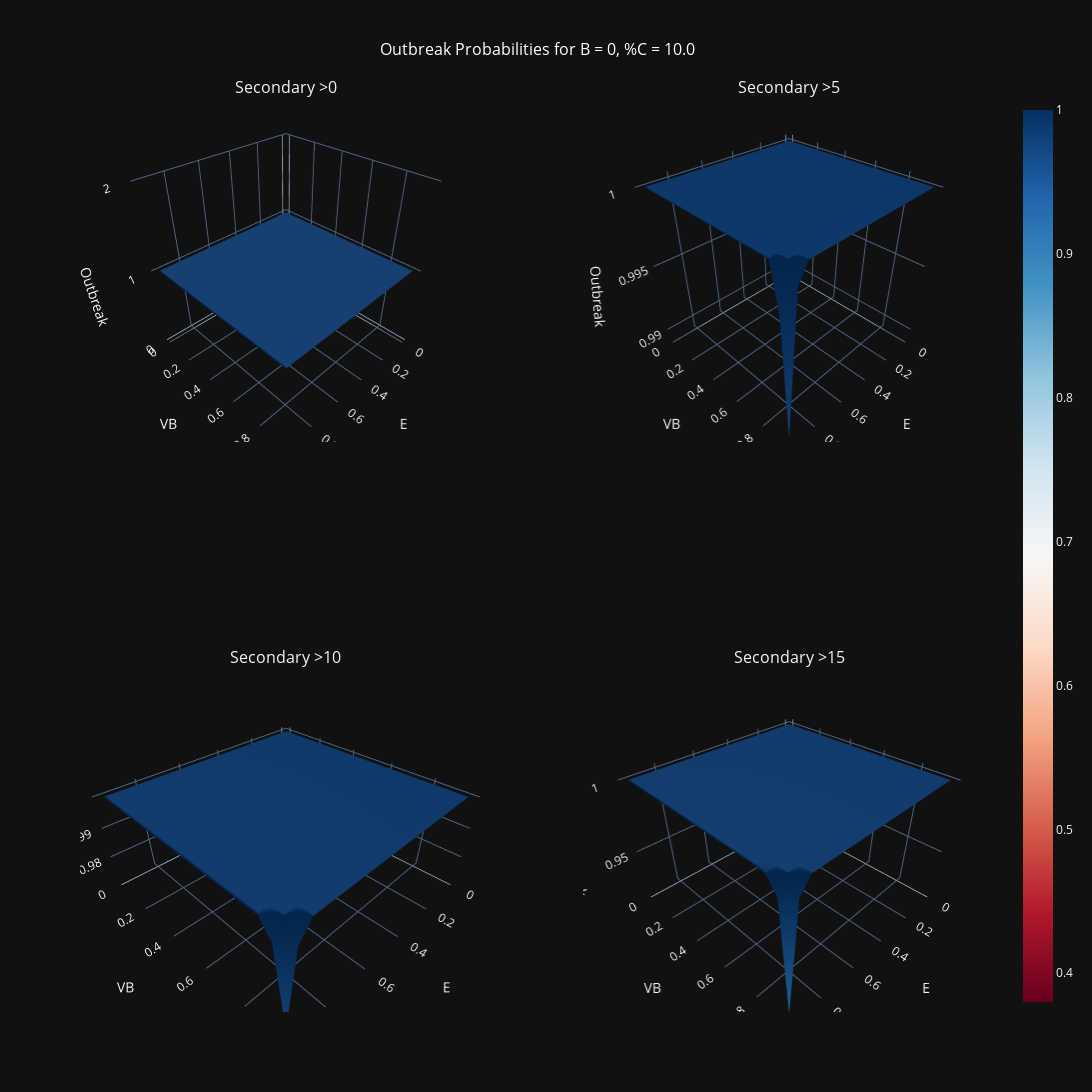

Write notebook code for a chart like this one.
### Code cell
#Outbreak plots
xvals = E
yvals = VB
xlabel = "E"
ylabel = "VB"
filename = "D:/Wholehouse_Simulations/Seed_0_C_10_Outbreak.png"

outbreak(xvals, yvals, xlabel, ylabel, filename)

### Figure 1 — Plotly figure (JSON) as saved in the notebook; plotly's stock layout.template omitted (floating-point values rounded to 4 significant figures; data arrays with more than 128 entries replaced by an {"elided": "..."} marker saying what was removed)
{"data": [{"colorscale": [[0, "rgb(103,0,31)"], [0.1, "rgb(178,24,43)"], [0.2, "rgb(214,96,77)"], [0.3, "rgb(244,165,130)"], [0.4, "rgb(253,219,199)"], [0.5, "rgb(247,247,247)"], [0.6, "rgb(209,229,240)"], [0.7, "rgb(146,197,222)"], [0.8, "rgb(67,147,195)"], [0.9, "rgb(33,102,172)"], [1, "rgb(5,48,97)"]], "scene": "scene", "showscale": false, "type": "surface", "x": [0, 0.05, 0.1, 0.15, 0.2, 0.25, 0.3, 0.35, 0.4, 0.45, 0.5, 0.55, 0.6, 0.65, 0.7, 0.75, 0.8, 0.85, 0.9, 0.95], "y": [0, 0.05, 0.1, 0.15, 0.2, 0.25, 0.3, 0.35, 0.4, 0.45, 0.5, 0.55, 0.6, 0.65, 0.7, 0.75, 0.8, 0.85, 0.9, 0.95, 1], "z": {"elided": "20x21 float values"}}, {"colorscale": [[0, "rgb(103,0,31)"], [0.1, "rgb(178,24,43)"], [0.2, "rgb(214,96,77)"], [0.3, "rgb(244,165,130)"], [0.4, "rgb(253,219,199)"], [0.5, "rgb(247,247,247)"], [0.6, "rgb(209,229,240)"], [0.7, "rgb(146,197,222)"], [0.8, "rgb(67,147,195)"], [0.9, "rgb(33,102,172)"], [1, "rgb(5,48,97)"]], "scene": "scene2", "showscale": false, "type": "surface", "x": [0, 0.05, 0.1, 0.15, 0.2, 0.25, 0.3, 0.35, 0.4, 0.45, 0.5, 0.55, 0.6, 0.65, 0.7, 0.75, 0.8, 0.85, 0.9, 0.95], "y": [0, 0.05, 0.1, 0.15, 0.2, 0.25, 0.3, 0.35, 0.4, 0.45, 0.5, 0.55, 0.6, 0.65, 0.7, 0.75, 0.8, 0.85, 0.9, 0.95, 1], "z": {"elided": "20x21 float values"}}, {"colorscale": [[0, "rgb(103,0,31)"], [0.1, "rgb(178,24,43)"], [0.2, "rgb(214,96,77)"], [0.3, "rgb(244,165,130)"], [0.4, "rgb(253,219,199)"], [0.5, "rgb(247,247,247)"], [0.6, "rgb(209,229,240)"], [0.7, "rgb(146,197,222)"], [0.8, "rgb(67,147,195)"], [0.9, "rgb(33,102,172)"], [1, "rgb(5,48,97)"]], "scene": "scene3", "showscale": false, "type": "surface", "x": [0, 0.05, 0.1, 0.15, 0.2, 0.25, 0.3, 0.35, 0.4, 0.45, 0.5, 0.55, 0.6, 0.65, 0.7, 0.75, 0.8, 0.85, 0.9, 0.95], "y": [0, 0.05, 0.1, 0.15, 0.2, 0.25, 0.3, 0.35, 0.4, 0.45, 0.5, 0.55, 0.6, 0.65, 0.7, 0.75, 0.8, 0.85, 0.9, 0.95, 1], "z": {"elided": "20x21 float values"}}, {"colorscale": [[0, "rgb(103,0,31)"], [0.1, "rgb(178,24,43)"], [0.2, "rgb(214,96,77)"], [0.3, "rgb(244,165,130)"], [0.4, "rgb(253,219,199)"], [0.5, "rgb(247,247,247)"], [0.6, "rgb(209,229,240)"], [0.7, "rgb(146,197,222)"], [0.8, "rgb(67,147,195)"], [0.9, "rgb(33,102,172)"], [1, "rgb(5,48,97)"]], "scene": "scene4", "showscale": true, "type": "surface", "x": [0, 0.05, 0.1, 0.15, 0.2, 0.25, 0.3, 0.35, 0.4, 0.45, 0.5, 0.55, 0.6, 0.65, 0.7, 0.75, 0.8, 0.85, 0.9, 0.95], "y": [0, 0.05, 0.1, 0.15, 0.2, 0.25, 0.3, 0.35, 0.4, 0.45, 0.5, 0.55, 0.6, 0.65, 0.7, 0.75, 0.8, 0.85, 0.9, 0.95, 1], "z": {"elided": "20x21 float values"}}], "layout": {"annotations": [{"font": {"size": 16}, "showarrow": false, "text": "Secondary >0", "x": 0.225, "xanchor": "center", "xref": "paper", "y": 1, "yanchor": "bottom", "yref": "paper"}, {"font": {"size": 16}, "showarrow": false, "text": "Secondary >5", "x": 0.775, "xanchor": "center", "xref": "paper", "y": 1, "yanchor": "bottom", "yref": "paper"}, {"font": {"size": 16}, "showarrow": false, "text": "Secondary >10", "x": 0.225, "xanchor": "center", "xref": "paper", "y": 0.375, "yanchor": "bottom", "yref": "paper"}, {"font": {"size": 16}, "showarrow": false, "text": "Secondary >15", "x": 0.775, "xanchor": "center", "xref": "paper", "y": 0.375, "yanchor": "bottom", "yref": "paper"}, {"font": {"color": "white", "size": 16}, "showarrow": false, "text": "Outbreak Probabilities for B = 0, %C = 10.0", "x": 0.5, "xref": "paper", "y": 1.07, "yref": "paper"}], "height": 1200, "scene": {"domain": {"x": [0, 0.45], "y": [0.625, 1]}, "xaxis": {"title": {"text": "E"}}, "yaxis": {"title": {"text": "VB"}}, "zaxis": {"title": {"text": "Outbreak"}}}, "scene2": {"domain": {"x": [0.55, 1], "y": [0.625, 1]}, "xaxis": {"title": {"text": "E"}}, "yaxis": {"title": {"text": "VB"}}, "zaxis": {"title": {"text": "Outbreak"}}}, "scene3": {"domain": {"x": [0, 0.45], "y": [0, 0.375]}, "xaxis": {"title": {"text": "E"}}, "yaxis": {"title": {"text": "VB"}}, "zaxis": {"title": {"text": "Outbreak"}}}, "scene4": {"domain": {"x": [0.55, 1], "y": [0, 0.375]}, "xaxis": {"title": {"text": "E"}}, "yaxis": {"title": {"text": "VB"}}, "zaxis": {"title": {"text": "Outbreak"}}}, "width": 1200}}
